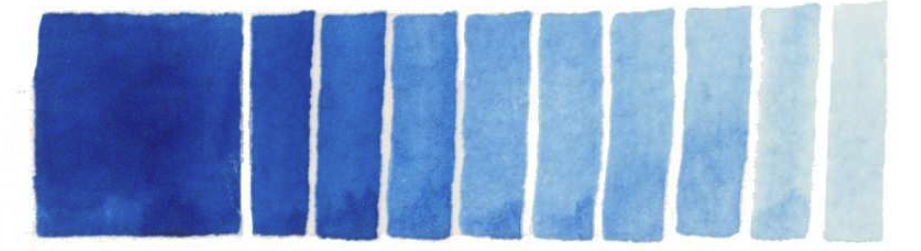
#> input picture pthalo_bl_gs.png, 921 x 251 px
$ jupyter execute --allow-errors color_clusters.ipynb
#> lines starting #> are read from the running program, lines starting #| are printed output that depends on the picture
[cell 1]
import cv2
import numpy as np
import skimage as sk
from skimage import io, transform
import matplotlib.pyplot as plt
import matplotlib

[cell 2]
pthalo_bl = io.imread('pthalo_bl_gs.png')[:, :, :-1]

[cell 3]
pthalo_bl.shape
#> Out = (251, 921, 3)

[cell 4]
pthalo_bl

[cell 5]
pthalo_bl_2 = transform.rotate(pthalo_bl, 90, resize = True)
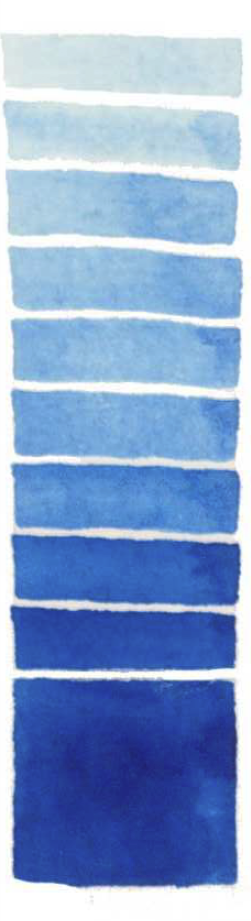
#> pthalo_bl_2: shape (921, 251, 3) float64; mean R, G, B 0.546, 0.651, 0.818

[cell 6]
io.imshow(pthalo_bl_2)

[cell 7]
pthalo_bl_con = sk.color.convert_colorspace(pthalo_bl_2, 'RGB', 'HSV')
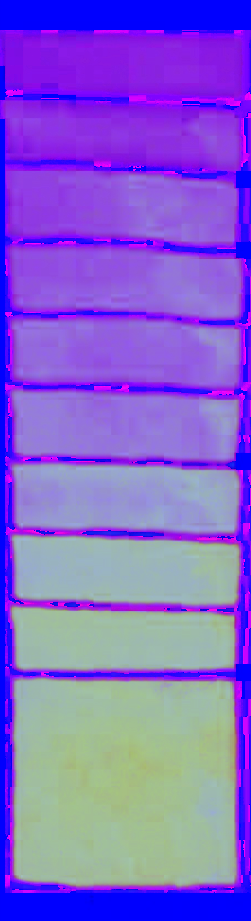
#> pthalo_bl_con: shape (921, 251, 3) float64; mean R, G, B 0.517, 0.382, 0.82

[cell 8]
pthalo_means = pthalo_bl_2.mean(axis=1)
#> pthalo_means = 921 rows, first 8: [1, 1, 1], [1, 1, 1], [1, 1, 1], [1, 1, 1], [1, 1, 1], [1, 1, 1], [1, 1, 1], [1, 1, 1]

[cell 9]
pthalo_means.shape
#> Out = (921, 3)

# ultramarine

[cell 10]
ultra = io.imread('ultra.png')[:, :, :-1]
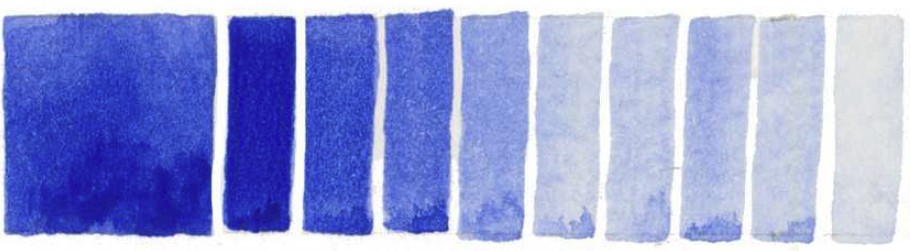
#> input picture ultra.png, 910 x 251 px
ultra_2 = transform.rotate(ultra, 90, resize = True)
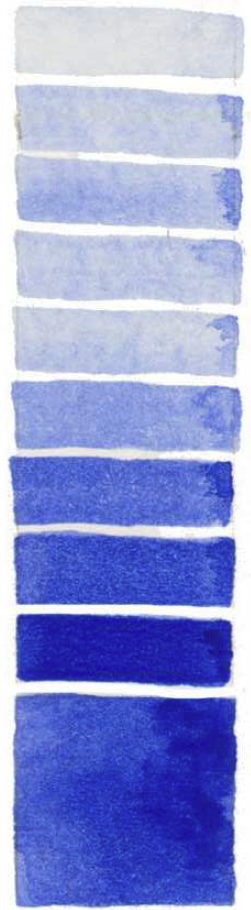
#> ultra_2: shape (910, 251, 3) float64; mean R, G, B 0.582, 0.617, 0.846

[cell 11]
io.imshow(ultra_2)

[cell 12]
ultra_con = sk.color.convert_colorspace(ultra_2, 'RGB', 'HSV')
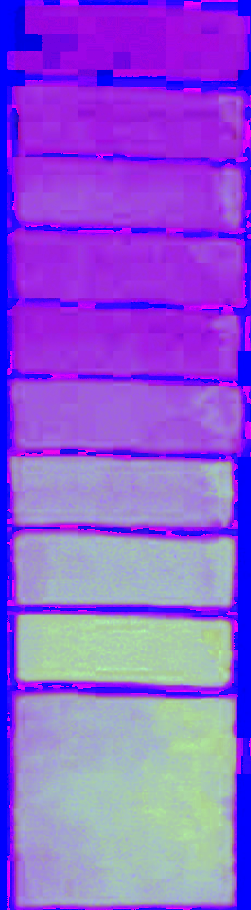
#> ultra_con: shape (910, 251, 3) float64; mean R, G, B 0.564, 0.35, 0.848

[cell 13]
ultra_means = ultra_2.mean(axis=1)
#> ultra_means = 910 rows, first 8: [0.992, 0.989, 0.988], [0.995, 0.992, 0.991], [0.992, 0.992, 0.991], [0.991, 0.991, 0.99], [0.993, 0.994, 0.991], [0.983, 0.986, 0.984], [0.954, 0.959, 0.961], [0.921, 0.927, 0.931]

[cell 14]
plt.hist(ultra_means[:,2])
plt.hist(pthalo_means[:,2])
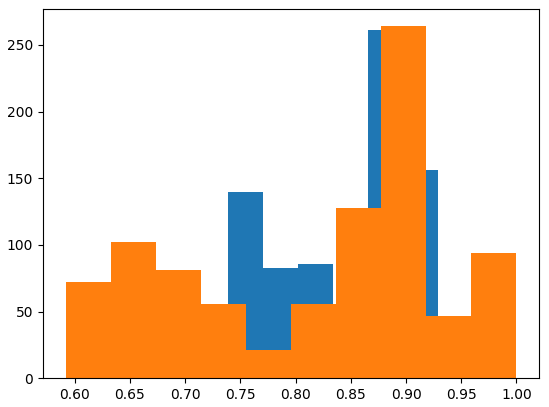
#> figure drawn by matplotlib, 1 panel; tallest bar 261 high, from x = 0.865 to 0.897; tallest bar 264 high, from x = 0.878 to 0.918

# database

[cell 15]
import pandas as pd

[cell 16]
ultra_df = pd.DataFrame(ultra_means, columns=['h','s','v'])
#> ultra_df = table of 910 rows and 3 columns

[cell 17]
ultra_df['name'] = 'ultra'

[cell 18]
ultra_df['target'] = 0

[cell 19]
ultra_df
#> Out = table of 910 rows and 5 columns

[cell 20]
pthalo_df = pd.DataFrame(pthalo_means, columns=['h','s','v'])
#> pthalo_df = table of 921 rows and 3 columns

[cell 21]
pthalo_df['name'] = 'pthalo_bl'

[cell 22]
pthalo_df['target'] = 1

[cell 23]
color_df = pd.concat([ultra_df, pthalo_df], ignore_index=True)
#> color_df = table of 1831 rows and 5 columns

[cell 24]
X = color_df[['h','s']]
#> X = table of 1831 rows and 2 columns

[cell 25]
X.shape
#> Out = (1831, 2)

[cell 26]
y = color_df['target']

[cell 27]
y

[cell 28]
from sklearn.model_selection import train_test_split
X_train,X_test,y_train,y_test = train_test_split(X,y,random_state=42)
#> X_train = table of 1373 rows and 2 columns; X_test = table of 458 rows and 2 columns

[cell 29]
from sklearn.neighbors import KNeighborsClassifier

[cell 30]
knn = KNeighborsClassifier(n_neighbors=2)

[cell 31]
knn.fit(X_train, y_train)

[cell 32]
knn.score(X_test, y_test)
#> Out = 0.965

# Try with a different image of ultra @ 100

[cell 33]
ultra_test = io.imread('pthalo_mix.png')[:, :, :-1]
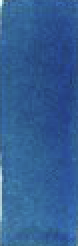
#> input picture pthalo_mix.png, 39 x 123 px (shown 2 times larger)

[cell 34]
ultra_test_con = sk.color.convert_colorspace(ultra_test, 'RGB', 'HSV')

[cell 35]
ultra_test_means = ultra_test_con.mean(axis=1)
#> ultra_test_means = 123 rows, first 8: [0.586, 0.595, 0.6], [0.59, 0.642, 0.63], [0.59, 0.643, 0.628], [0.586, 0.643, 0.598], [0.584, 0.634, 0.571], [0.584, 0.633, 0.573], [0.586, 0.647, 0.574], [0.591, 0.66, 0.603]

[cell 36]
ultra_test_df = pd.DataFrame(ultra_test_means, columns=['h','s','v'])
#> ultra_test_df = table of 123 rows and 3 columns

[cell 37]
ultra_test_df['name'] = 'ultra'

[cell 38]
ultra_test_df['label'] = 1

[cell 39]
ultra_test_df
#> Out = table of 123 rows and 5 columns

[cell 40]
X_ultra = ultra_test_df[['h','s']]
#> X_ultra = table of 123 rows and 2 columns
y_ultra = ultra_test_df.iloc[:,-1]

[cell 41]
knn.score(X_ultra, y_ultra)
#> Out = 0

[cell 42]
y_predict = knn.predict(X_ultra)
#> y_predict = 123 values from 0 to 0

[cell 43]
y_predict
#> Out = 123 values from 0 to 0

[cell 44]
from sklearn import metrics
print("Accuracy", metrics.accuracy_score(y_ultra, y_predict))
#| Accuracy 0.0

[cell 45]
X_ultra
#> Out = table of 123 rows and 2 columns

# Ultra @ 50

[cell 46]
ultra_test = io.imread('ultra_mix.png')[:, :, :-1]
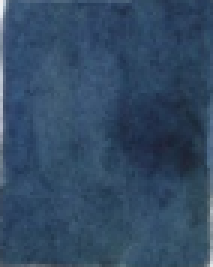
#> input picture ultra_mix.png, 71 x 89 px (shown 3 times larger)
#> ultra_test: shape (89, 71, 3)
ultra_test_con = sk.color.convert_colorspace(ultra_test, 'RGB', 'hsv')
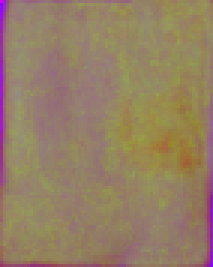
#> ultra_test_con: shape (89, 71, 3) float64 (shown 3 times larger); mean R, G, B 0.587, 0.501, 0.391
ultra_test_means = ultra_test_con.mean(axis=1)
#> ultra_test_means = 89 rows, first 8: [0.592, 0.452, 0.442], [0.589, 0.508, 0.405], [0.59, 0.505, 0.405], [0.59, 0.507, 0.401], [0.59, 0.508, 0.401], [0.591, 0.506, 0.407], [0.592, 0.513, 0.406], [0.592, 0.524, 0.402]
ultra_test_df = pd.DataFrame(ultra_test_means, columns=['h','s','v'])
#> ultra_test_df = table of 89 rows and 3 columns
ultra_test_df['name'] = 'ultra_mix'
ultra_test_df['label'] = 0
ultra_test_df
#> Out = table of 89 rows and 5 columns

[cell 47]
pthalo_test = io.imread('pthalo_mix.png')[:, :, :-1]
pthalo_test_con = sk.color.convert_colorspace(pthalo_test, 'RGB', 'RGB CIE')
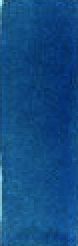
#> pthalo_test_con: shape (123, 39, 3) float64 (shown 2 times larger); mean R, G, B 0.0283, 0.0679, 0.106; drawn with min black and max white
pthalo_test_means = ultra_test_con.mean(axis=1)
#> pthalo_test_means has the same summary as ultra_test_means
pthalo_test_df = pd.DataFrame(pthalo_test_means, columns=['h','s','v'])
#> pthalo_test_df = table of 89 rows and 3 columns
pthalo_test_df['name'] = 'pthalo_mix'
pthalo_test_df['label'] = 1
pthalo_test_df
#> Out = table of 89 rows and 5 columns

[cell 48]
mix_df = pd.concat([ultra_test_df,pthalo_test_df], ignore_index=True)
#> mix_df = table of 178 rows and 5 columns

[cell 49]
X_mix = mix_df[['h','s','v']]
#> X_mix = table of 178 rows and 3 columns
y_mix = mix_df['label']

#> (a cell that did not finish here is left out)

#> (a cell that did not finish here is left out)

[cell 52]
from sklearn.model_selection import train_test_split
X_train,X_test,y_train,y_test = train_test_split(X_mix,y_mix,random_state=42)
#> X_train = table of 133 rows and 3 columns; X_test = table of 45 rows and 3 columns
from sklearn.neighbors import KNeighborsClassifier
knn = KNeighborsClassifier(n_neighbors=2)
knn.fit(X_train, y_train)

[cell 53]
y_mix_predict = knn.predict(X_mix)
#> y_mix_predict = 178 values, max 1 at index 12, min 0 at index 0, mean 0.0899
print("Accuracy", metrics.accuracy_score(y_mix, y_mix_predict))
#| Accuracy 0.5

[cell 54]
y_mix_predict.sum()
#> Out = 16
